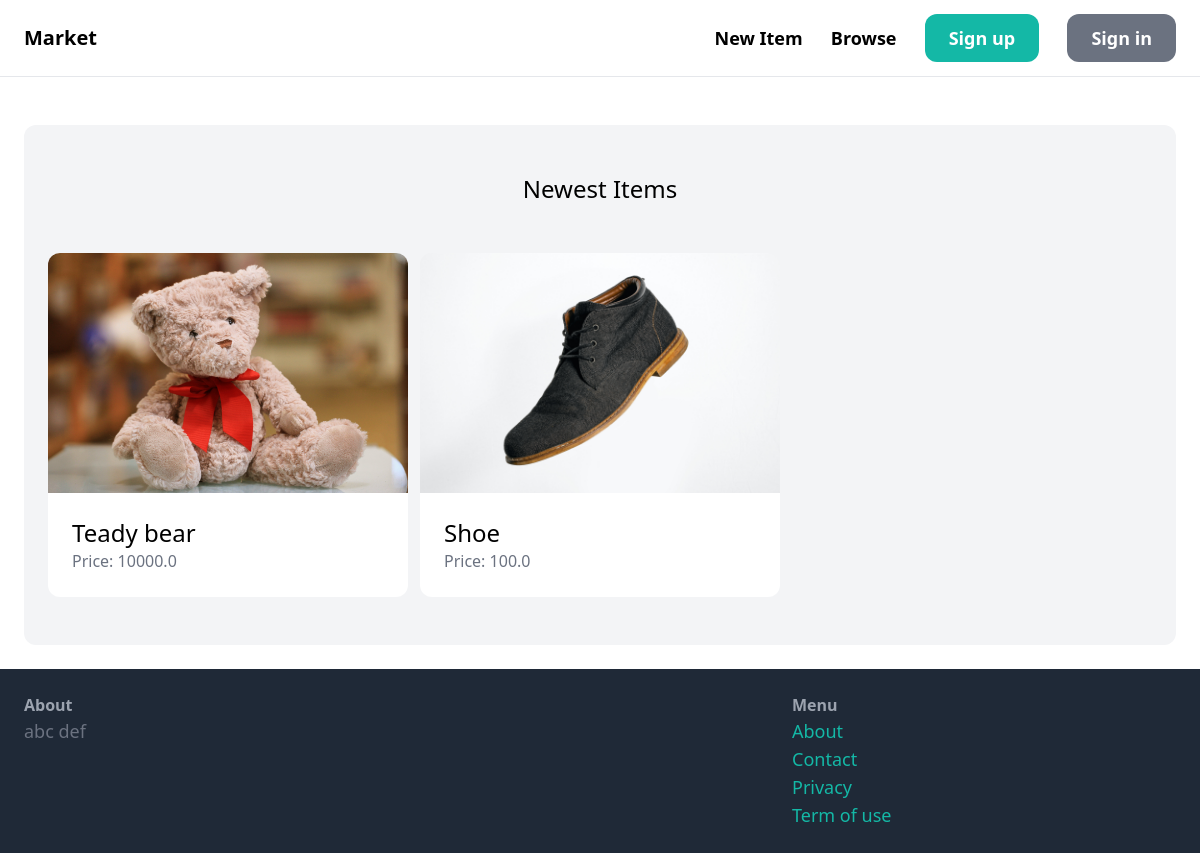
The app's page /, older data.
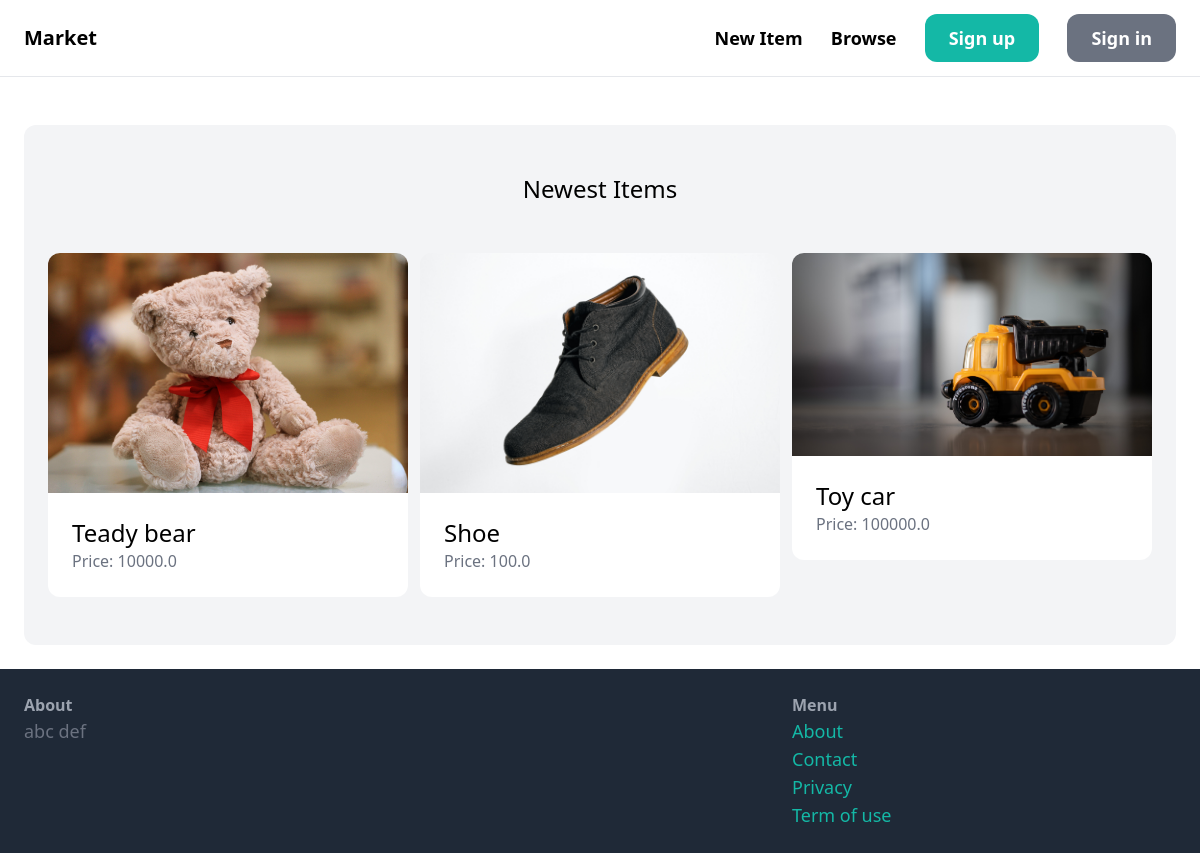
The same page, newer data.
### item/models.py (models this page shows, shortened)
class Item(models.Model):
    category = models.ForeignKey(Category, related_name='items', on_delete=models.CASCADE)
    name = models.CharField(max_length=255)
    description = models.TextField(blank=True, null=True)
    price = models.FloatField()
    image = models.ImageField(upload_to='item_images', blank=True, null=True)
    is_sold = models.BooleanField(default=False)
    created_by = models.ForeignKey(User, related_name='items', on_delete=models.CASCADE)
    created_at = models.DateTimeField(auto_now_add=True)

### core/views.py (the view)
# urls.py: path('', views.index, name='index'),
def index(request):
    items = Item.objects.filter(is_sold=False)[0:6]
    categories = Category.objects.all()
    return render(request, 'core/index.html', {
        'categories': categories,
        'items': items,
    })

### core/templates/core/index.html (shortened to what this page needs)
{% extends 'core/base.html' %}
{% block content %}
    <div class="mt-6 px-6 py-12 bg-gray-100 rounded-xl">
        <h2 class="mb-12 text-2xl text-center">Newest Items</h2>
        <div class="grid grid-cols-3 gap-3">
            {% for item in items %}
              <div>
                <a href="{% url 'item:detail' item.id %}">
                    <div>
                        <img src="{{ item.image.url }}" class="rounded-t-xl">
                    </div>
                    <div class="p-6 bg-white rounded-b-xl">
                        <h2 class="text-2xl">{{ item.name }}</h2>
                        <p class="text-gray-500">Price: {{ item.price }}</p>
                    </div>
                </a>
              </div>
            {% endfor %}
        </div>
    </div>
{% endblock %}

Row changes from the older to the newer data that the page shows:
added Item: image (picture), name "Toy car", price "100000.0"
